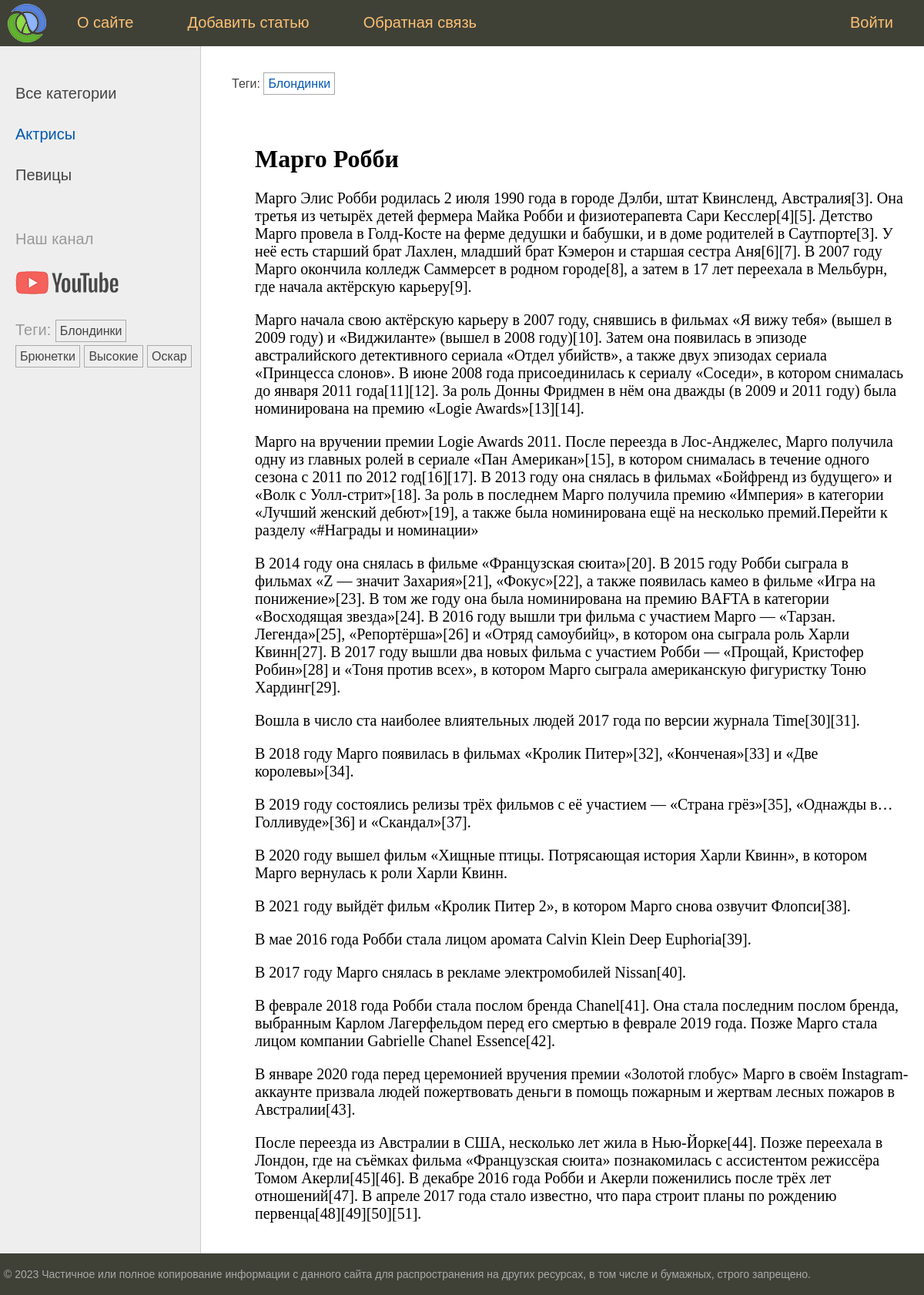
Page /post/margo-robbi on the committed database.
### women/models.py (models this page shows, shortened)
class Category(models.Model):
    name = models.CharField(max_length=100, db_index=True, verbose_name="Категория")
    slug = models.SlugField(max_length=255, db_index=True, unique=True, verbose_name="Slug")
    class Meta:
        verbose_name = "Категория"
        verbose_name_plural = "Категории"
    def get_absolute_url(self):
        return reverse('category', kwargs={'cat_slug': self.slug})

class TagPost(models.Model):
    tag = models.CharField(max_length=100, db_index=True)
    slug = models.SlugField(max_length=255, unique=True, db_index=True)
    def get_absolute_url(self):
        return reverse('tag', kwargs={'tag_slug': self.slug})

class Women(models.Model):
    class Status(models.IntegerChoices):
        DRAFT = 0, "Черновик"
        PUBLISHED = 1, "Опубликовано"
    title = models.CharField(max_length=255, verbose_name="Заголовок")
    content = models.TextField(blank=True, verbose_name="Текст статьи")
    slug = models.SlugField(max_length=255, unique=True, db_index=True, verbose_name="Slug")
    time_create = models.DateTimeField(auto_now_add=True, verbose_name="Время создания")
    time_update = models.DateTimeField(auto_now=True, verbose_name="Время изменения")
    is_published = models.BooleanField(choices=tuple(map(lambda x: (bool(x[0]), x[1]), Status.choices)),
                                       default=Status.DRAFT, verbose_name="Статус")
    cat = models.ForeignKey(to='Category', on_delete=models.PROTECT, related_name='posts', verbose_name="Категории")
    tags = models.ManyToManyField(to='TagPost', blank=True, related_name='womens', verbose_name="Теги")
    husband = models.OneToOneField(to='Husband', on_delete=models.SET_NULL, blank=True, null=True,
                                   related_name='woman', verbose_name="Муж")
    objects = models.Manager()
    published = PublishedManager()
    class Meta:
        verbose_name = "Известные женщины"
        verbose_name_plural = "Известные женщины"
        ordering = ["-time_create"]
        indexes = [
            models.Index(fields=["-time_create"])
        ]

### women/views.py (the view)
# urls.py: path("post/<slug:post_slug>", views.show_post, name="post"),
def show_post(request: HttpRequest, post_slug: models.SlugField) -> HttpResponse:
    post = get_object_or_404(Women, slug=post_slug)
    data = {
        "title": post.title,
        "menu": menu,
        "post": post,
        "cat_selected": 1,
    }
    return render(request, 'women/post.html', context=data)

### women/templatetags/women_tags.py (called while the page is built)
@register.inclusion_tag('women/list_categories.html')
def show_category(cat_selected=0):
    cats = Category.objects.annotate(total=Count("posts")).filter(total__gt=0)
    return {'cats': cats, 'cat_selected': cat_selected}

@register.inclusion_tag('women/list_tags.html')
def show_tags():
    return {'tags': TagPost.objects.annotate(total=Count("womens")).filter(total__gt=0)}

### women/templates/women/post.html (shortened to what this page needs)
{% extends 'base.html' %}
{% block breadcrumbs %}
{% with post.tags.all as tags %}
{% if tags %}
<ul class="tags-list">
    <li>Теги:</li>
    {% for t in tags %}
    <li><a href="{{ t.get_absolute_url }}">{{t.tag}}</a></li>
    {% endfor %}
</ul>
{% endif %}
{% endwith %}
{% endblock %}
{% block content %}
<h1>{{ title }}</h1>
{{ post.content|linebreaks }}
{% endblock %}

### women/templates/women/list_categories.html
{% for cat in cats %}
{% if cat.id == cat_selected %}
<li class="selected">{{cat.name}}</li>
{% else %}
<li><a href="{{ cat.get_absolute_url }}">{{cat.name}}</a></li>
{% endif %}
{% endfor %}

### women/templates/women/list_tags.html
{% if tags %}
<ul class="tags-list">
    <li>Теги:</li>
    {% for t in tags %}
    <li><a href="{{ t.get_absolute_url }}">{{t.tag}}</a></li>
    {% endfor %}
</ul>
{% endif %}

### women/static/women/css/styles.css (style rules this page uses)
html, body { font-family: 'Arial'; margin: 0; padding: 0; height: 100%; width: 100%; color: #444; }
a { color: #0059b2; text-decoration: none; }
.left-chapters ul { width: 230px; margin: 0; padding: 20px 10px 10px 20px; list-style: none; font-size: 20px; }
.left-chapters ul li { margin: 30px 0 0 0; color: #999; }
.left-chapters ul li.selected { color: #0059b2; }
.left-chapters ul li a { color: #444; text-decoration: none; }
ul.tags-list { width: 100%; margin: 0; padding: 0; list-style: none; }
ul.tags-list li { margin: 0; padding: 0 0 10px; display: inline-block; }
ul.tags-list li a { padding: 5px; font-size: 16px; border: 1px solid #aaa; }
.content-text h1 { font-size: 32px; }

### rows in the picture
Category: name "Актрисы"
Category: name "Певицы"
TagPost: tag "Блондинки"
TagPost: tag "Брюнетки"
TagPost: tag "Высокие"
TagPost: tag "Оскар"
Women: title "Марго Робби", content "Марго Элис Робби родилась 2 июля 1990 года в городе Дэлби, штат Квинсленд, Австралия[3]. Она третья из четырёх детей фермера Майка Робби и физиотерапевта Сари Кесслер[4][5]. Детство Марго провела в Голд-Косте на ферме дедушки и бабушки, и в доме родителей в Саутпорте[3]. У неё есть старший брат Лахлен, младший брат Кэмерон и старшая сестра Аня[6][7]. В 2007 году Марго окончила колледж Саммерсет в родном городе[8], а затем в 17 лет переехала в Мельбурн, где начала актёрскую карьеру[9]. Марго начала свою актёрскую карьеру в 2007 году, снявшись в фильмах «Я вижу тебя» (вышел в 2009 году) и «Виджиланте» (вышел в 2008 году)[10]. Затем она появилась в эпизоде австралийского детективного сериала…"

### other values in the picture
{{ m.title }} "О сайте" "Добавить статью" "Обратная связь" "Войти"
